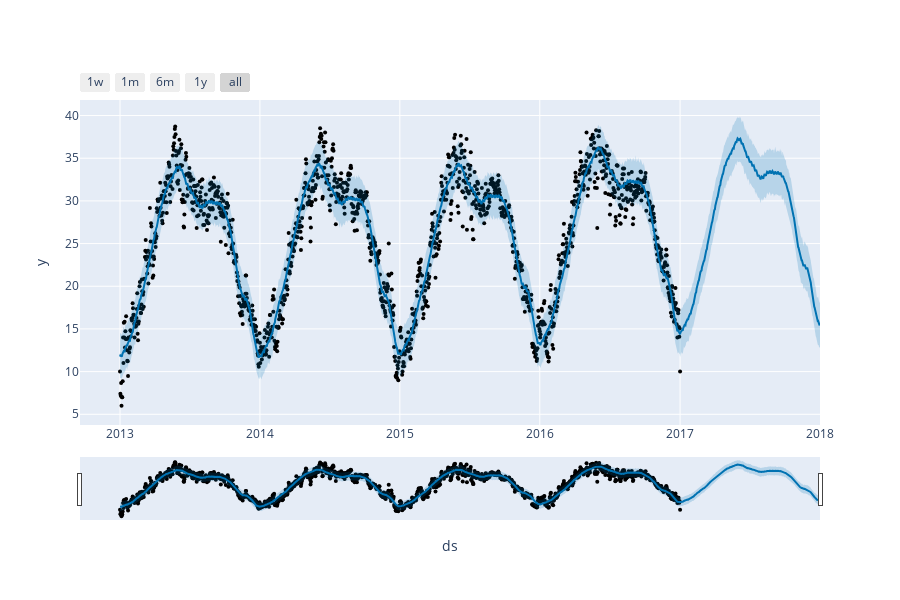

Notebook cell for this chart:
### Code cell
from prophet import Prophet
from prophet.plot import plot_plotly, plot_components_plotly

model = Prophet()
model.fit(forecast_data)
forecasts = model.make_future_dataframe(periods = 365)
predictions = model.predict(forecasts)
plot_plotly(model,predictions)

### Figure 1 — Plotly figure (JSON) as saved in the notebook; plotly's stock layout.template omitted (floating-point values rounded to 4 significant figures; data arrays with more than 128 entries replaced by an {"elided": "..."} marker saying what was removed)
{"data": [{"marker": {"color": "black", "size": 4}, "mode": "markers", "name": "Actual", "type": "scatter", "x": {"elided": "1462 str values"}, "y": {"elided": "1462 float values"}}, {"hoverinfo": "skip", "line": {"width": 0}, "mode": "lines", "type": "scatter", "x": {"elided": "1827 str values"}, "y": {"elided": "1827 float values"}}, {"fill": "tonexty", "fillcolor": "rgba(0, 114, 178, 0.2)", "line": {"color": "#0072B2", "width": 2}, "mode": "lines", "name": "Predicted", "type": "scatter", "x": {"elided": "1827 str values"}, "y": {"elided": "1827 float values"}}, {"fill": "tonexty", "fillcolor": "rgba(0, 114, 178, 0.2)", "hoverinfo": "skip", "line": {"width": 0}, "mode": "lines", "type": "scatter", "x": {"elided": "1827 str values"}, "y": {"elided": "1827 float values"}}], "layout": {"height": 600, "showlegend": false, "width": 900, "xaxis": {"rangeselector": {"buttons": [{"count": 7, "label": "1w", "step": "day", "stepmode": "backward"}, {"count": 1, "label": "1m", "step": "month", "stepmode": "backward"}, {"count": 6, "label": "6m", "step": "month", "stepmode": "backward"}, {"count": 1, "label": "1y", "step": "year", "stepmode": "backward"}, {"step": "all"}]}, "rangeslider": {"visible": true}, "title": {"text": "ds"}, "type": "date"}, "yaxis": {"title": {"text": "y"}}}}
